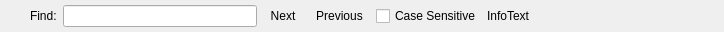
<?xml version="1.0" encoding="UTF-8"?>
<ui version="4.0">
 <class>SearchBarClass</class>
 <widget class="QWidget" name="SearchBarClass">
  <property name="geometry">
   <rect>
    <x>0</x>
    <y>0</y>
    <width>724</width>
    <height>32</height>
   </rect>
  </property>
  <property name="windowTitle">
   <string>Form</string>
  </property>
  <layout class="QHBoxLayout" name="horizontalLayout">
   <property name="margin">
    <number>0</number>
   </property>
   <item>
    <widget class="QToolButton" name="CloseButton">
     <property name="focusPolicy">
      <enum>Qt::NoFocus</enum>
     </property>
     <property name="toolTip">
      <string>Close search bar</string>
     </property>
     <property name="text">
      <string/>
     </property>
     <property name="icon">
      <iconset resource="Resources/resources.qrc">
       <normaloff>:/icons/close.png</normaloff>:/icons/close.png</iconset>
     </property>
     <property name="autoRaise">
      <bool>true</bool>
     </property>
    </widget>
   </item>
   <item>
    <widget class="QLabel" name="label">
     <property name="text">
      <string>Find:</string>
     </property>
     <property name="buddy">
      <cstring>TextField</cstring>
     </property>
    </widget>
   </item>
   <item>
    <widget class="QLineEdit" name="TextField"/>
   </item>
   <item>
    <widget class="QToolButton" name="FindNextButton">
     <property name="toolTip">
      <string>Find next occurence of a string</string>
     </property>
     <property name="text">
      <string>Next</string>
     </property>
     <property name="icon">
      <iconset resource="Resources/resources.qrc">
       <normaloff>:/icons/arrow_down.png</normaloff>:/icons/arrow_down.png</iconset>
     </property>
     <property name="toolButtonStyle">
      <enum>Qt::ToolButtonTextBesideIcon</enum>
     </property>
     <property name="autoRaise">
      <bool>true</bool>
     </property>
    </widget>
   </item>
   <item>
    <widget class="QToolButton" name="FindPrevButton">
     <property name="toolTip">
      <string>Find previous occurence of a string</string>
     </property>
     <property name="text">
      <string>Previous</string>
     </property>
     <property name="icon">
      <iconset resource="Resources/resources.qrc">
       <normaloff>:/icons/arrow_up.png</normaloff>:/icons/arrow_up.png</iconset>
     </property>
     <property name="toolButtonStyle">
      <enum>Qt::ToolButtonTextBesideIcon</enum>
     </property>
     <property name="autoRaise">
      <bool>true</bool>
     </property>
    </widget>
   </item>
   <item>
    <widget class="QCheckBox" name="CaseCheckbox">
     <property name="text">
      <string>Case Sensitive</string>
     </property>
    </widget>
   </item>
   <item>
    <widget class="QLabel" name="InfoLabel">
     <property name="text">
      <string>InfoText</string>
     </property>
     <property name="textFormat">
      <enum>Qt::RichText</enum>
     </property>
     <property name="scaledContents">
      <bool>false</bool>
     </property>
    </widget>
   </item>
   <item>
    <spacer name="horizontalSpacer">
     <property name="orientation">
      <enum>Qt::Horizontal</enum>
     </property>
     <property name="sizeHint" stdset="0">
      <size>
       <width>182</width>
       <height>20</height>
      </size>
     </property>
    </spacer>
   </item>
  </layout>
 </widget>
 <tabstops>
  <tabstop>TextField</tabstop>
  <tabstop>FindNextButton</tabstop>
  <tabstop>FindPrevButton</tabstop>
  <tabstop>CaseCheckbox</tabstop>
  <tabstop>CloseButton</tabstop>
 </tabstops>
 <resources>
  <include location="Resources/resources.qrc"/>
 </resources>
 <connections/>
</ui>
